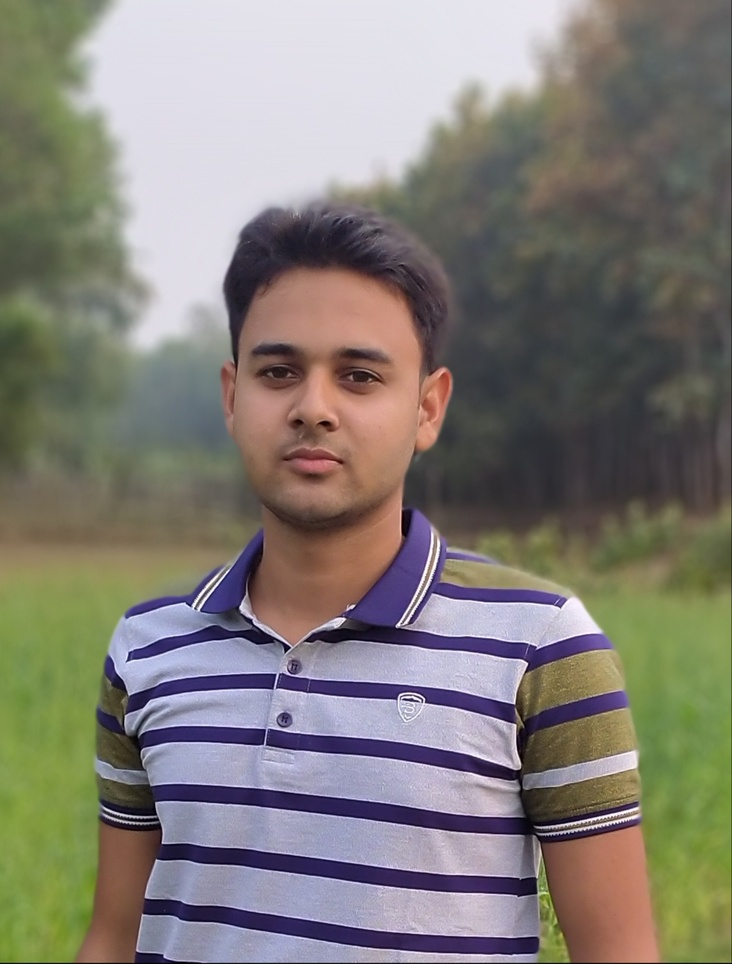
#> input picture saju.jpg, 732 x 964 px, shrunk from 1057 x 1393 before the run
$ python write_img.py
#> lines starting #> are read from the running program, lines starting #| are printed output that depends on the picture
import matplotlib.pyplot as plt
import numpy as np
import cv2

img = cv2.imread('saju.jpg', cv2.IMREAD_GRAYSCALE)
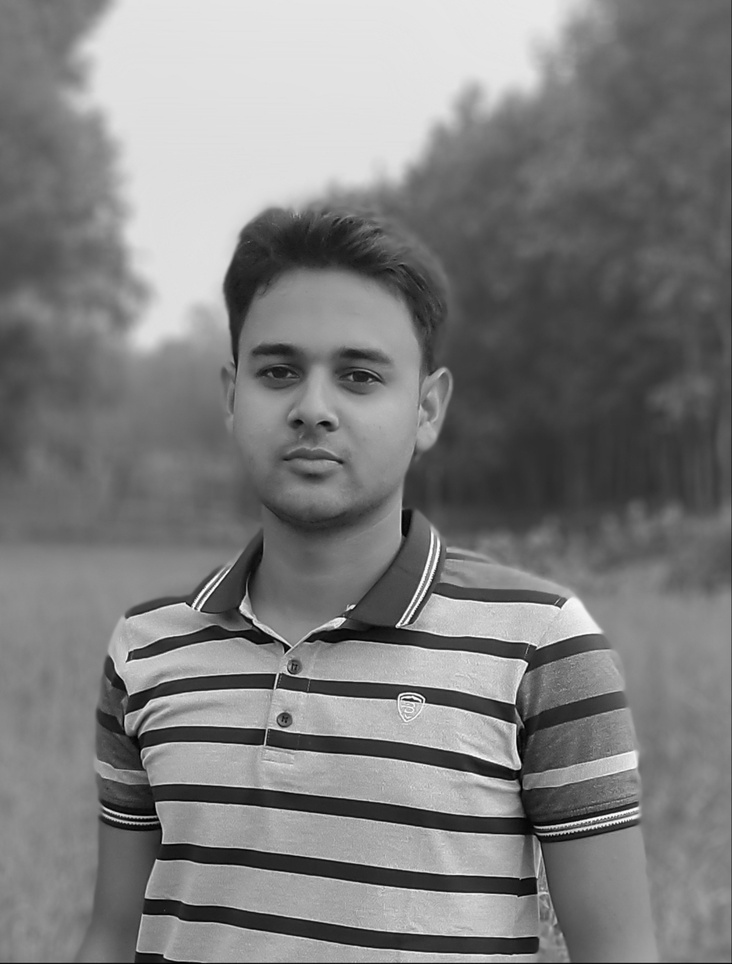
#> img: shape (964, 732); min 0, max 255, mean 125.7

filename = 'saju_copy.jpg'
check = cv2.imwrite(filename, img)
if check == True:
  print('Image saved successfully')
else:
  print('image save failed')
